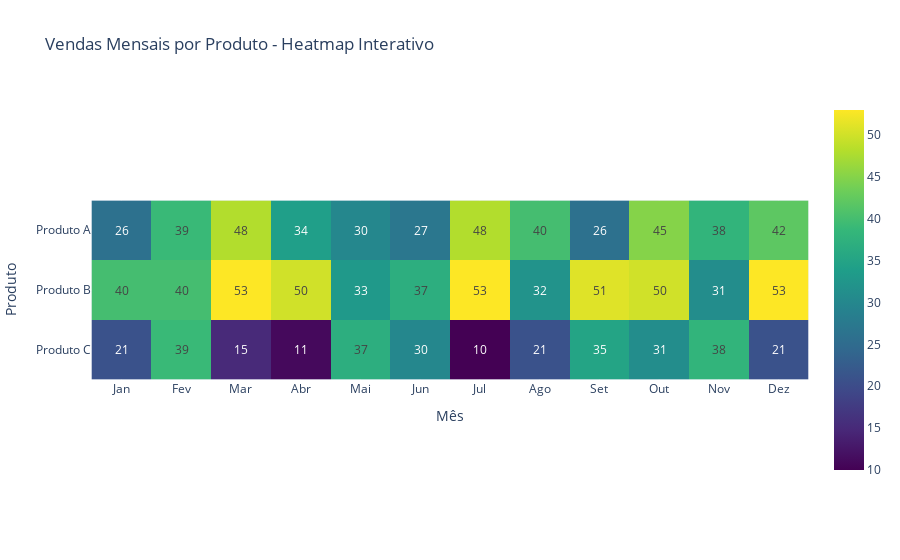

Notebook code for this chart:
### Markdown cell above
##### ***Heatmap***

### Code cell
# Cria o Heatmap utilizando os dados pivotados.
fig_heatmap = px.imshow(
    pivot_vendas,  # DataFrame formatado onde as linhas representam os produtos e as colunas os meses.
    text_auto=True,  # Exibe os valores numéricos diretamente nas células do Heatmap.
    color_continuous_scale="Viridis",  # Especifica a escala de cores para o gráfico (Viridis é uma paleta contínua de cores).
    title="Vendas Mensais por Produto - Heatmap Interativo"  # Define o título do gráfico.
)

# Personaliza o layout do Heatmap.
fig_heatmap.update_layout(
    xaxis_title="Mês",  # Adiciona o título "Mês" ao eixo x, indicando os períodos avaliados.
    yaxis_title="Produto"  # Adiciona o título "Produto" ao eixo y, destacando os produtos analisados.
)

# Exibe o Heatmap gerado.
fig_heatmap.show()

### Figure 1 — Plotly figure (JSON) as saved in the notebook; plotly's stock layout.template omitted (floating-point values rounded to 4 significant figures)
{"data": [{"coloraxis": "coloraxis", "hovertemplate": "x: %{x}<br>y: %{y}<br>color: %{z}<extra></extra>", "name": "0", "texttemplate": "%{z}", "type": "heatmap", "x": ["Jan", "Fev", "Mar", "Abr", "Mai", "Jun", "Jul", "Ago", "Set", "Out", "Nov", "Dez"], "xaxis": "x", "y": ["Produto A", "Produto B", "Produto C"], "yaxis": "y", "z": [[26, 39, 48, 34, 30, 27, 48, 40, 26, 45, 38, 42], [40, 40, 53, 50, 33, 37, 53, 32, 51, 50, 31, 53], [21, 39, 15, 11, 37, 30, 10, 21, 35, 31, 38, 21]]}], "layout": {"coloraxis": {"colorscale": [[0, "#440154"], [0.1111, "#482878"], [0.2222, "#3e4989"], [0.3333, "#31688e"], [0.4444, "#26828e"], [0.5556, "#1f9e89"], [0.6667, "#35b779"], [0.7778, "#6ece58"], [0.8889, "#b5de2b"], [1, "#fde725"]]}, "title": {"text": "Vendas Mensais por Produto - Heatmap Interativo"}, "xaxis": {"anchor": "y", "constrain": "domain", "domain": [0, 1], "scaleanchor": "y", "title": {"text": "Mês"}}, "yaxis": {"anchor": "x", "autorange": "reversed", "constrain": "domain", "domain": [0, 1], "title": {"text": "Produto"}}}}
